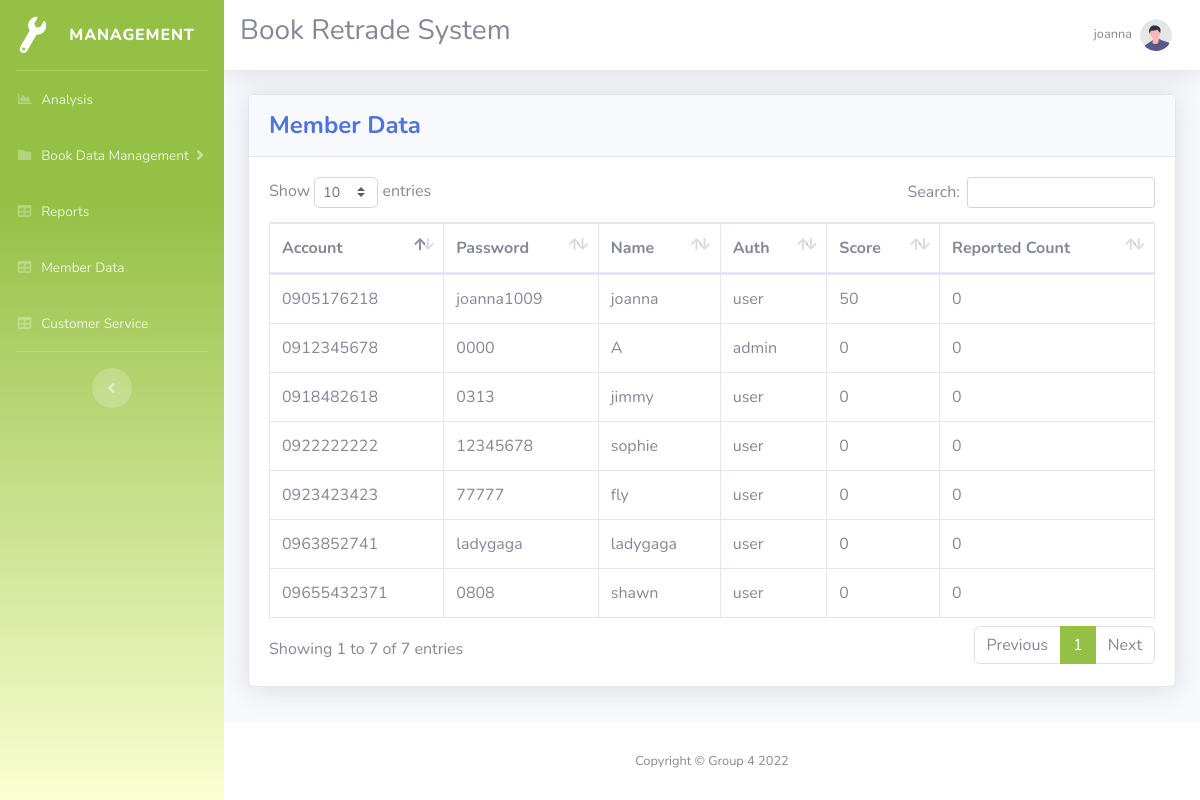
Page /Member_Info.php (signed in) on the committed database.
### tables this page shows
CREATE TABLE `authority` (
  `account` varchar(100) NOT NULL,
  `password` varchar(100) NOT NULL,
  `name` varchar(100) NOT NULL,
  `level` char(20) NOT NULL,
  `service_ID` varchar(100) DEFAULT NULL,
  `point` int(100) NOT NULL,
  `report_count` int(11) NOT NULL 
);

### developers3.php (called while the page is built)
<?php
include("database.php");
$db= $conn;
$tableName="authority";
$columns= ['account','password','name','level','point', 'report_count'];
$fetchData = fetch_data($db, $tableName, $columns);
function fetch_data($db, $tableName, $columns){
 if(empty($db)){
  $msg= "Database connection error";
 }elseif (empty($columns) || !is_array($columns)) {
  $msg="columns Name must be defined in an indexed array";
 }elseif(empty($tableName)){
   $msg= "Table Name is empty";
}
else{
$columnName = implode(", ", $columns);
$query = "SELECT ".$columnName." FROM $tableName"."";
$result = $db->query($query);
if($result== true){
 if ($result->num_rows > 0) {
    $row= mysqli_fetch_all($result, MYSQLI_ASSOC);
    $msg= $row;
 } else {
    $msg= "No Data Found";
 }
}else{
  $msg= mysqli_error($db);
}
}
return $msg;
}
?>

### Member_Info.php (the view, shortened to what this page needs)
<?php
include("developers3.php");
?>
<!DOCTYPE html>
<html lang="en">
<head>
    <link href="vendor/fontawesome-free/css/all.min.css" rel="stylesheet" type="text/css">
    <link href="css/sb-admin-2.min.css" rel="stylesheet">
    <link href="vendor/datatables/dataTables.bootstrap4.min.css" rel="stylesheet">
</head>
<body id="page-top">
    <div id="wrapper">
        <ul class="navbar-nav bg-gradient-primary sidebar sidebar-dark accordion" id="accordionSidebar">
            <a class="sidebar-brand d-flex align-items-center justify-content-center" href="charts.php">
                <div class="sidebar-brand-icon rotate-n-15">
                      <i class="fas fa-fw fa-wrench"></i>
                </div>
<div class="sidebar-brand-text mx-3">Management</div>
            </a>
            <hr class="sidebar-divider my-0">
            <li class="nav-item ">
                <a class="nav-link" href="charts.php">
                    <i class="fas fa-fw fa-chart-area"></i>
                    <span>Analysis</span></a>
            </li>
            <li class="nav-item">
                <a class="nav-link collapsed" href="admin.php" data-toggle="collapse" data-target="#collapsePages"
                    aria-expanded="true" aria-controls="collapsePages">
                    <i class="fas fa-fw fa-folder"></i>
                    <span>Book Data Management</span>
                </a>
                <li class="nav-item ">
                <a class="nav-link" href="report.php">
                    <i class="fas fa-fw fa-table"></i>
                    <span>Reports</span></a>
            </li>
            </li>
            <li class="nav-item ">
                <a class="nav-link" href="Member_Info.php">
                    <i class="fas fa-fw fa-table"></i>
                    <span>Member Data</span></a>
            </li>
            <li class="nav-item ">
                <a class="nav-link" href="Customer_Service.php">
                    <i class="fas fa-fw fa-table"></i>
                    <span>Customer Service</span></a>
            </li>
            <hr class="sidebar-divider d-none d-md-block">
            <div class="text-center d-none d-md-inline">
                <button class="rounded-circle border-0" id="sidebarToggle"></button>
            </div>
        </ul>
        <div id="content-wrapper" class="d-flex flex-column">
            <div id="content">
                <nav class="navbar navbar-expand navbar-light bg-white topbar mb-4 static-top shadow">
                    <form class="form-inline">
                        <div>
                        <h3>Book Retrade System</h3></div>
                    </form>
                    <ul class="navbar-nav ml-auto">
                            <li class="nav-item dropdown no-arrow">
                            <a class="nav-link dropdown-toggle" href="#" id="userDropdown" role="button"
                                data-toggle="dropdown" aria-haspopup="true" aria-expanded="false">
                                <span class="mr-2 d-none d-lg-inline text-gray-600 small"> <?php echo $_SESSION['name']?></span>
                                <img class="img-profile rounded-circle"
                                    src="img/undraw_profile.svg">
                            </a>
                        </li>
                    </ul>
                </nav>
                <div class="container-fluid">
                    <div class="card shadow mb-4">
                        <div class="card-header py-3">
                            <h4 class="m-0 font-weight-bold text-primary">Member Data</h4>
                        </div>
                        <div class="card-body">
                            <div class="table-responsive">
                                <table class="table table-bordered" id="dataTable" width="100%" cellspacing="0">
                                <thead>
                                        <tr>
                                            <th>Account</th>
                                            <th>Password</th>
                                            <th>Name</th>
                                            <th>Auth</th>
                                            <th>Score</th>
                                            <th>Reported Count</th>
                                        </tr>
                                    </thead>
                                    <tbody>
                                    <?php
                                    if(is_array($fetchData)){
                                        foreach($fetchData as $data){
                                        ?>
                                        <tr>
                                        <td><?php echo $data['account']??''; ?></td>
                                        <td><?php echo $data['password']??''; ?></td>
                                        <td><?php echo $data['name']??''; ?></td>
                                        <td><?php echo $data['level']??''; ?></td>
                                        <td><?php echo $data['point']??''; ?></td>
                                        <td><?php echo $data['report_count']??''; ?></td>
                                        </tr>
                                        <?php
                                        ;}}else{ ?>
                                            <tr>
                                             <td colspan="8">No data found</td>
                                            </tr>
                                         <?php } ?>
                                    </tbody>
                                </table>
                            </div>
                        </div>
                    </div>
                </div>
            </div>
            <footer class="sticky-footer bg-white">
                <div class="container my-auto">
                    <div class="copyright text-center my-auto">
                        <span>Copyright &copy; Group 4 2022</span>
                    </div>
                </div>
            </footer>
        </div>
    </div>
</body>

### rows in the picture
authority: account "0905176218", password "joanna1009", name "joanna", level "user", point "50", report_count "0"
authority: account "0912345678", password "0000", name "A", level "admin", point "0", report_count "0"
authority: account "0918482618", password "0313", name "jimmy", level "user", point "0", report_count "0"
authority: account "0922222222", password "12345678", name "sophie", level "user", point "0", report_count "0"
authority: account "0923423423", password "77777", name "fly", level "user", point "0", report_count "0"
authority: account "0963852741", password "ladygaga", name "ladygaga", level "user", point "0", report_count "0"
authority: account "09655432371", password "0808", name "shawn", level "user", point "0", report_count "0"

### other values in the picture
$_SESSION['name'] "joanna"
